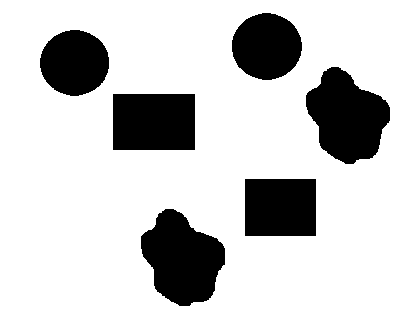
#> input picture Assignment1/a.png, 400 x 317 px
$ python Ass.py   (older library calls are emulated)
#> lines starting #> are read from the running program, lines starting #| are printed output that depends on the picture; after the words box and inside, x2 and y2 are one past the last pixel; in counts of white or black regions, pixels touching at a corner belong together; long printed decimals are rounded
import numpy
import os
import cv2
import math
import matplotlib.pyplot as plt

os.chdir("F:\Digital Image Processing EC-312\Assignment1")
my_img=cv2.imread("a.png",0)
#> my_img: shape (317, 400); 79% white; 6 black regions, box (x1, y1, x2, y2) and area: (141, 209, 225, 306) 5463, (306, 67, 390, 164) 5370, (113, 94, 195, 150) 4592, (245, 179, 316, 236) 4047, (232, 13, 302, 80) 3647, (40, 30, 109, 96) 3549
r,c = numpy.shape(my_img)
#> r = 317; c = 400
my_img1 = numpy.ones((r,c), dtype = numpy.uint8)

#############################################################
#################Thresh Holding Image########################
mean = numpy.mean(my_img)
#> mean = 201.4
print(mean)
#| 201.370
for i in range(r):
    for j in range(c):
        if my_img[i][j] < mean:
            my_img1[i][j]=0
        elif my_img[i][j] > mean:
            my_img1[i][j]=255

cv2.imshow("a",my_img1)
cv2.imwrite("a.png",my_img1)

label = 0
labellist = []
cclist = numpy.zeros((r,c), dtype = numpy.uint8)
cclist[0][0] = label
labellist.append(label)

###########################################################################
#################Connected Components/Objects Image########################
for i in range (0,r): #labeling other rows with comparison to first row
    for j in range (0,c):
        if my_img1[i,j] == my_img1[i,j-1] and my_img1[i-1,j] == my_img1[i,j]: #
            if cclist[i,j-1] <= cclist[i-1,j]:
                cclist[i,j] = cclist[i,j-1]
                if cclist[i,j-1] != cclist[i-1,j]:
                    temp = cclist[i-1,j]
                    for y in range (0,r):
                        for z in range (0,c):
                            if cclist[y,z] == temp:
                                cclist[y,z]=cclist[i,j]
                    if temp in labellist:
                            labellist.remove(temp)
            elif cclist[i,j-1] > cclist[i-1,j]:
                cclist[i,j] = cclist[i-1,j]
                temp=cclist[i,j-1]
                for y in range(0,r):
                    for z in range(0,c):
                        if cclist[y][z] == temp:
                            cclist[y][z]=cclist[i][j]
                if temp in labellist:
                    labellist.remove(temp)
        if my_img1[i][j-1] == my_img1[i][j]: #
            cclist[i][j] = cclist[i][j-1]
        if my_img1[i-1][j] == my_img1[i][j]: #
            cclist[i][j] = cclist[i-1][j]
        if my_img1[i-1][j-1] == my_img1[i][j]: #
            cclist[i][j] = cclist[i-1][j-1]
        if j < c-1:
            if my_img1[i-1][j+1] == my_img1[i][j]: #
                cclist[i][j] = cclist[i-1][j+1]
        if my_img1[i][j-1] == my_img1[i][j] and my_img1[i-1][j]!=my_img1[i][j]: #
            cclist[i][j] = cclist[i][j-1]
        if my_img1[i][j-1] != my_img1[i][j] and my_img1[i-1][j]==my_img1[i][j]: #
            cclist[i][j] = cclist[i-1][j]
        if my_img1[i][j-1]!=my_img1[i][j] and my_img1[i-1][j]!=my_img1[i][j]: #
            label = label+1
            labellist.append(label)
            cclist[i][j] = label
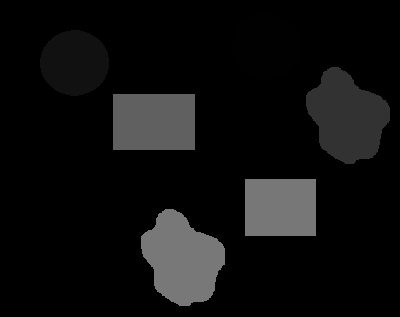
#> cclist: shape (317, 400); min 0, max 120, mean 15.1
#> after the loop, label = 155; labellist = [0, 1, 17, 50, 96, 119, 120]

print(labellist)
#| [0, 1, 17, 50, 96, 119, 120]
print(len(labellist))
#| 7
print(cclist)
#> (printed output is left out)
cclist = numpy.uint8(cclist)
cv2.imshow("b.jpg",cclist)
cv2.imwrite("frst.jpg",cclist)

###################################################################
####################Objects Centre Image###########################
centersx = numpy.zeros(len(labellist))
#> centersx = [0, 0, 0, 0, 0, 0, 0]
centersy = numpy.zeros(len(labellist))
a = len(labellist)

for x in range(1,a):
    countr = 0
    countc = 0
    count = 0
    for i in range (0,r):
        for j in range (0,c):
            col=j
            pa = 0
            if cclist[i][j]==0:
                my_img1[i][j]=0
            if cclist[i][j]==labellist[x]:
                my_img1[i][j]=255
                countr += i
                countc = countc+col
                count += 1
    cx = round(countr/count)
    cy=round(countc/count)
    my_img1[cx][cy]=0
    centersx[x] = cx
    centersy[x] = cy
#> my_img1: shape (317, 400); 21% white; 6 white regions, box (x1, y1, x2, y2) and area: (141, 209, 225, 306) 5462, (306, 67, 390, 164) 5369, (113, 94, 195, 150) 4591, (245, 179, 316, 236) 4046, (232, 13, 302, 80) 3646, (40, 30, 109, 96) 3548
print(centersx)
#| [  0.  46.  62. 117. 122. 207. 259.]
print(centersy)
#| [  0. 266.  74. 347. 154. 280. 182.]
distance = []
xllist = []
yllist = []
imx = round(r/2)
imy = round(c/2)
print(imx)
#| 158
print(imy)
#| 200
print(len(centersx))
#| 7
m=0
for i in range(1,len(centersx)):
    for j in range(i+1,len(centersx)):
        s = round(abs(math.sqrt((centersx[j]-centersx[i])**2+(centersy[j]-centersy[i])**2)))
        distance.append(s)
        xllist.append(labellist[i])
        yllist.append(labellist[j])
print(distance)
#| [193, 108, 135, 162, 229, 278, 100, 252, 225, 193, 112, 218, 152, 140, 111]
print(xllist)
#| [1, 1, 1, 1, 1, 17, 17, 17, 17, 50, 50, 50, 96, 96, 119]
print(yllist)
#| [17, 50, 96, 119, 120, 50, 96, 119, 120, 96, 119, 120, 119, 120, 120]
m=0
lx=0
ly=0
my_img2 = my_img1
for x in range (len(distance)):
    if distance[x] > m:
        m = distance[x]
        lx = xllist[x]
        ly = yllist[x]
    for i in range(r):
        for j in range(c):
            if cclist[i][j] == lx or cclist[i][j] == ly:
                my_img2[i][j] = 0
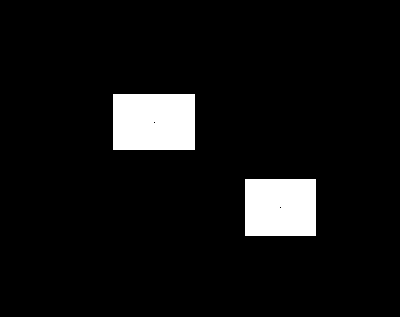
#> my_img2: shape (317, 400); 6.8% white; 2 white regions

cv2.imshow("c.jpg",my_img2)

###################################################################
#####################Object Shapes and Groups######################

im,contours,hierarchy = cv2.findContours(my_img1,cv2.RETR_TREE,
                                cv2.CHAIN_APPROX_SIMPLE)

contours.pop(0)
print(len(contours))
#| 3
shapes = []
groups = [[],[],[]]
for c in contours:

    # compute the center of the contour
    M = cv2.moments(c)
    cX = int(M["m10"] / M["m00"])
    cY = int(M["m01"] / M["m00"])
    approx = cv2.approxPolyDP(c,0.005*cv2.arcLength(c,True),True)
    print(approx)


    # draw the contour and center of the shape on the image
    #cv2.drawContours(my_img1, [c], 0,255, 0)
    #cv2.circle(my_img1, (cX, cY), 1, 255, -1)
    if(len(approx)==4):
        shapes.append("4 sided Polygon")
        groups[0] = ("4 sided Polygon")
    if (len(approx)>10):
        ellipse = cv2.fitEllipse(c)
        center,axes,orientation = ellipse
        major_axis = max(axes)
        minor_axis = min(axes)
        eccentricity = numpy.sqrt(1-(minor_axis/major_axis)**2)
        if (eccentricity < 0.4):
            shapes.append("Circle")
            groups[1] = ("Circle")
        else:
            shapes.append("irregular shape")
            groups[2] = ("irregular shape")

print(shapes)
#| ['4 sided Polygon', '4 sided Polygon', '4 sided Polygon']
print(groups)
#| ['4 sided Polygon', [], []]
#cv2.imshow("Image", my_img1)

###################################################################
########################intensities################################

r1,c1 = numpy.shape(my_img1)
for i in range(0,len(groups)):
        mask = numpy.zeros((r1,c1), dtype=numpy.uint8) *255
        intensities=[]
        for j in range(0,len(groups[i])):
#> (the run stopped early here; a loop or call above may not have finished)
